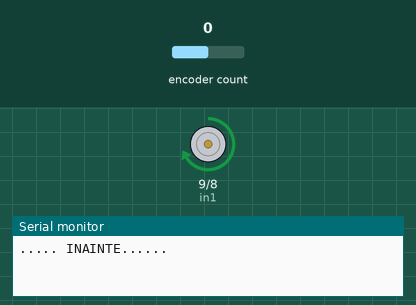
This sketch was run on a simulated Arduino Uno, built with avr-gcc and run on an emulated ATmega328P. Shown: motor-driver pin pairs drawn as motors (green arrow = first pin HIGH = forward, orange = second pin HIGH = backward, longer = more drive, scaled by the enable pin), the last lines printed to the serial monitor. The test bench sets the inputs (shaded band); at power-on: encoder count 0.

Above: at 0.1 s.
At 1.45 s:
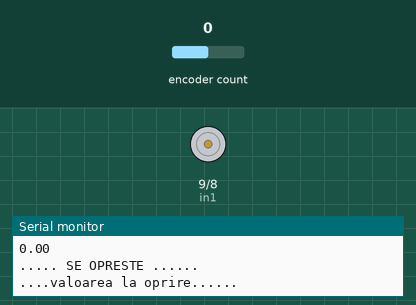
At 2.81 s:
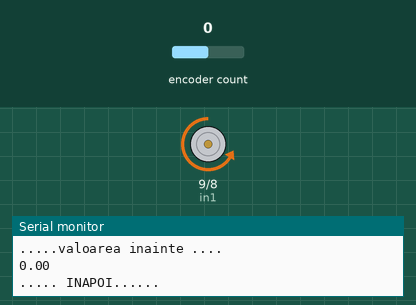
Timing chart, 0 to 3.1 s (numbered marks = the images above):
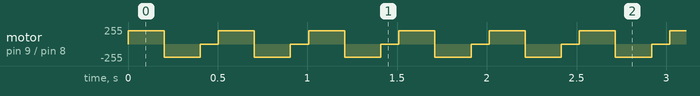

Measured:
- by itself, motor on pin 9 (in1) / pin 8 (in2): repeats every 0.50 s: backward 200/255 0.20 s, stopped 0.10 s, forward 200/255 0.20 s

The sketch:

encoder_magnetic.ino
```cpp
#include <Encoder.h>
Encoder myEncoder(2, 3);
float value;
int enA = 10;
int in1 = 9;
int in2 = 8;

void setup() {
  pinMode(enA, OUTPUT);
  pinMode(in1, OUTPUT);
  pinMode(in2, OUTPUT);
  Serial.begin(9600);
}

void loop() {

  digitalWrite(enA, HIGH);
  Serial.println("..... INAINTE......");
  digitalWrite(in1, HIGH);
  digitalWrite(in2, LOW);
  analogWrite(enA, 200);
  delay(100);

  value = myEncoder.read();
  Serial.println(".....valoarea inainte ....");
  Serial.println(value);
  myEncoder.write(0);
  delay(100);

  //==================================

  Serial.println("..... INAPOI......");
  digitalWrite(in1, LOW);
  digitalWrite(in2, HIGH);
  analogWrite(enA, 200);
  delay(100);

  value = myEncoder.read();
  Serial.println("....valoarea inapoi......");
  Serial.println(value);
  myEncoder.write(0);
  delay(100);

  //==================================

  Serial.println("..... SE OPRESTE ......");
  digitalWrite(in1, LOW);
  digitalWrite(in2, LOW);
  value = myEncoder.read();

  Serial.println("....valoarea la oprire......");
  Serial.println(value);
  myEncoder.write(0);
  delay(100);
}
```
